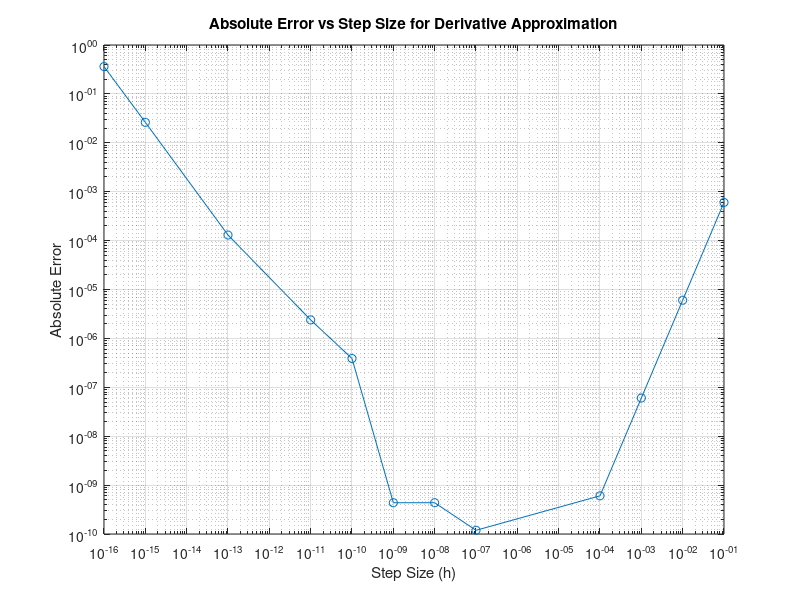

This figure's MATLAB source:
clear

%Define functions

function y = der_approx(x, h)
f = @(x) sin(x);
y= (f(x+h)-f(x-h))/(2*h);
end


x0 = 1.2;
h = 0.1;

% approximate derivative at x0
approxDerivative = der_approx(x0, h);


h1 = 0.01;
% approximate derivative at x0 using a smaller step size
approxDerivative1 = der_approx(x0, h1);

h2 = 0.001;
approxDerivative2 = der_approx(x0, h2);

h3 = 1e-4;
approxDerivative3 = der_approx(x0, h3);


%exact derivative
ex_der = cos(x0);

%Absolute Errors
absoluteError0= abs(approxDerivative - ex_der);
absoluteError1 = abs(approxDerivative1 - ex_der);
absoluteError2 = abs(approxDerivative2 - ex_der);
absoluteError3 = abs(approxDerivative3 - ex_der);

h4=1e-7;
approxDerivative4 = der_approx(x0,h4);
absoluteError4 = abs(approxDerivative4 - ex_der);

h5=1e-8;
approxDerivative5 = der_approx(x0,h5);
absoluteError5 = abs(approxDerivative5 - ex_der);

h6=1e-9;
approxDerivative6 = der_approx(x0, h6);
absoluteError6 = abs(approxDerivative6 - ex_der);

h7=1e-10;
approxDerivative7 = der_approx(x0, h7);
absoluteError7 = abs(approxDerivative7 - ex_der);

h8=1e-11;
approxDerivative8 = der_approx(x0,h8);
absoluteError8 = abs(approxDerivative8 - ex_der);

h9 = 1e-13;
approxDerivative9 = der_approx(x0, h9);
absoluteError9 = abs(approxDerivative9 - ex_der);

h10 = 1e-15;
approxDerivative10 = der_approx(x0, h10);
absoluteError10 = abs(approxDerivative10 - ex_der);

h11 = 1e-16;
approxDerivative11 = der_approx(x0, h11);
absoluteError11 = abs(approxDerivative11 - ex_der);


%all absolute errors in an array for analysis
absoluteErrors = [absoluteError0, absoluteError1, absoluteError2, absoluteError3, absoluteError4, absoluteError5, absoluteError6, absoluteError7, absoluteError8, absoluteError9, absoluteError10, absoluteError11];


% absolute errors against the step sizes 
hValues = [h, h1, h2, h3, h4, h5, h6, h7, h8, h9, h10, h11];
loglog(hValues, absoluteErrors, '-o');
xlabel('Step Size (h)');
ylabel('Absolute Error');
title('Absolute Error vs Step Size for Derivative Approximation');
grid on;
